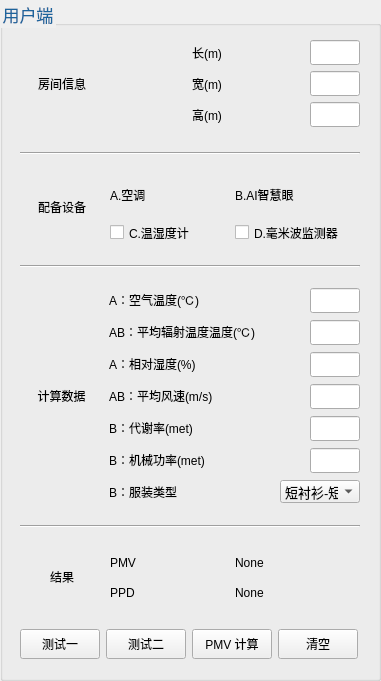
   <widget class="QGroupBox" name="group_user">
    <property name="geometry">
     <rect>
      <x>20</x>
      <y>20</y>
      <width>381</width>
      <height>681</height>
     </rect>
    </property>
    <property name="styleSheet">
     <string notr="true">.QGroupBox{
    font-size:17px;
	color: #1d649c;
}</string>
    </property>
    <property name="title">
     <string>用户端</string>
    </property>
    <widget class="QWidget" name="layoutWidget">
     <property name="geometry">
      <rect>
       <x>20</x>
       <y>40</y>
       <width>340</width>
       <height>619</height>
      </rect>
     </property>
     <layout class="QVBoxLayout" name="verticalLayout_9" stretch="2,0,1,0,4,0,1,1">
      <item>
       <layout class="QHBoxLayout" name="horizontalLayout_13" stretch="1,3">
        <item>
         <widget class="QLabel" name="label_room">
          <property name="text">
           <string>房间信息</string>
          </property>
          <property name="alignment">
           <set>Qt::AlignCenter</set>
          </property>
         </widget>
        </item>
        <item>
         <layout class="QVBoxLayout" name="verticalLayout_4">
          <item>
           <layout class="QHBoxLayout" name="horizontalLayout_10">
            <item>
             <widget class="QLabel" name="label_roomL">
              <property name="sizePolicy">
               <sizepolicy hsizetype="Preferred" vsizetype="Preferred">
                <horstretch>1</horstretch>
                <verstretch>0</verstretch>
               </sizepolicy>
              </property>
              <property name="minimumSize">
               <size>
                <width>0</width>
                <height>25</height>
               </size>
              </property>
              <property name="text">
               <string>长(m)</string>
              </property>
              <property name="alignment">
               <set>Qt::AlignCenter</set>
              </property>
             </widget>
            </item>
            <item>
             <widget class="QLineEdit" name="line_roomL">
              <property name="sizePolicy">
               <sizepolicy hsizetype="Fixed" vsizetype="Fixed">
                <horstretch>1</horstretch>
                <verstretch>0</verstretch>
               </sizepolicy>
              </property>
              <property name="minimumSize">
               <size>
                <width>0</width>
                <height>25</height>
               </size>
              </property>
              <property name="maximumSize">
               <size>
                <width>50</width>
                <height>16777215</height>
               </size>
              </property>
              <property name="layoutDirection">
               <enum>Qt::RightToLeft</enum>
              </property>
             </widget>
            </item>
           </layout>
          </item>
          <item>
           <layout class="QHBoxLayout" name="horizontalLayout_11">
            <item>
             <widget class="QLabel" name="label_roomW">
              <property name="sizePolicy">
               <sizepolicy hsizetype="Preferred" vsizetype="Preferred">
                <horstretch>1</horstretch>
                <verstretch>0</verstretch>
               </sizepolicy>
              </property>
              <property name="minimumSize">
               <size>
                <width>0</width>
                <height>25</height>
               </size>
              </property>
              <property name="text">
               <string>宽(m)</string>
              </property>
              <property name="alignment">
               <set>Qt::AlignCenter</set>
              </property>
             </widget>
            </item>
            <item>
             <widget class="QLineEdit" name="line_roomW">
              <property name="sizePolicy">
               <sizepolicy hsizetype="Fixed" vsizetype="Fixed">
                <horstretch>1</horstretch>
                <verstretch>0</verstretch>
               </sizepolicy>
              </property>
              <property name="minimumSize">
               <size>
                <width>0</width>
                <height>25</height>
               </size>
              </property>
              <property name="maximumSize">
               <size>
                <width>50</width>
                <height>16777215</height>
               </size>
              </property>
              <property name="layoutDirection">
               <enum>Qt::RightToLeft</enum>
              </property>
             </widget>
            </item>
           </layout>
          </item>
          <item>
           <layout class="QHBoxLayout" name="horizontalLayout_12">
            <item>
             <widget class="QLabel" name="label_roomH">
              <property name="sizePolicy">
               <sizepolicy hsizetype="Preferred" vsizetype="Preferred">
                <horstretch>1</horstretch>
                <verstretch>0</verstretch>
               </sizepolicy>
              </property>
              <property name="minimumSize">
               <size>
                <width>0</width>
                <height>25</height>
               </size>
              </property>
              <property name="text">
               <string>高(m)</string>
              </property>
              <property name="alignment">
               <set>Qt::AlignCenter</set>
              </property>
             </widget>
            </item>
            <item>
             <widget class="QLineEdit" name="line_roomH">
              <property name="sizePolicy">
               <sizepolicy hsizetype="Fixed" vsizetype="Fixed">
                <horstretch>1</horstretch>
                <verstretch>0</verstretch>
               </sizepolicy>
              </property>
              <property name="minimumSize">
               <size>
                <width>0</width>
                <height>25</height>
               </size>
              </property>
              <property name="maximumSize">
               <size>
                <width>50</width>
                <height>16777215</height>
               </size>
              </property>
              <property name="layoutDirection">
               <enum>Qt::RightToLeft</enum>
              </property>
             </widget>
            </item>
           </layout>
          </item>
         </layout>
        </item>
       </layout>
      </item>
      <item>
       <widget class="Line" name="line">
        <property name="minimumSize">
         <size>
          <width>0</width>
          <height>30</height>
         </size>
        </property>
        <property name="maximumSize">
         <size>
          <width>16777215</width>
          <height>20</height>
         </size>
        </property>
        <property name="orientation">
         <enum>Qt::Horizontal</enum>
        </property>
       </widget>
      </item>
      <item>
       <layout class="QHBoxLayout" name="horizontalLayout_16" stretch="1,3">
        <property name="spacing">
         <number>6</number>
        </property>
        <property name="sizeConstraint">
         <enum>QLayout::SetDefaultConstraint</enum>
        </property>
        <property name="leftMargin">
         <number>0</number>
        </property>
        <property name="topMargin">
         <number>0</number>
        </property>
        <property name="rightMargin">
         <number>0</number>
        </property>
        <property name="bottomMargin">
         <number>0</number>
        </property>
        <item>
         <widget class="QLabel" name="label_device">
          <property name="sizePolicy">
           <sizepolicy hsizetype="Preferred" vsizetype="Fixed">
            <horstretch>0</horstretch>
            <verstretch>0</verstretch>
           </sizepolicy>
          </property>
          <property name="maximumSize">
           <size>
            <width>16777215</width>
            <height>60</height>
           </size>
          </property>
          <property name="text">
           <string>配备设备</string>
          </property>
          <property name="alignment">
           <set>Qt::AlignCenter</set>
          </property>
         </widget>
        </item>
        <item>
         <layout class="QVBoxLayout" name="verticalLayout_5">
          <property name="spacing">
           <number>0</number>
          </property>
          <item>
           <layout class="QHBoxLayout" name="horizontalLayout_14">
            <item>
             <widget class="QLabel" name="label_ac">
              <property name="minimumSize">
               <size>
                <width>0</width>
                <height>25</height>
               </size>
              </property>
              <property name="text">
               <string>A.空调</string>
              </property>
             </widget>
            </item>
            <item>
             <widget class="QLabel" name="label_aieye">
              <property name="minimumSize">
               <size>
                <width>0</width>
                <height>25</height>
               </size>
              </property>
              <property name="text">
               <string>B.AI智慧眼</string>
              </property>
             </widget>
            </item>
           </layout>
          </item>
          <item>
           <layout class="QHBoxLayout" name="horizontalLayout_15">
            <item>
             <widget class="QCheckBox" name="checkBox_tem">
              <property name="minimumSize">
               <size>
                <width>0</width>
                <height>25</height>
               </size>
              </property>
              <property name="text">
               <string>C.温湿度计</string>
              </property>
              <attribute name="buttonGroup">
               <string notr="true">deviceButton</string>
              </attribute>
             </widget>
            </item>
            <item>
             <widget class="QCheckBox" name="checkBox_wave">
              <property name="minimumSize">
               <size>
                <width>0</width>
                <height>25</height>
               </size>
              </property>
              <property name="text">
               <string>D.毫米波监测器</string>
              </property>
              <attribute name="buttonGroup">
               <string notr="true">deviceButton</string>
              </attribute>
             </widget>
            </item>
           </layout>
          </item>
         </layout>
        </item>
       </layout>
      </item>
      <item>
       <widget class="Line" name="line_2">
        <property name="minimumSize">
         <size>
          <width>0</width>
          <height>30</height>
         </size>
        </property>
        <property name="maximumSize">
         <size>
          <width>16777215</width>
          <height>30</height>
         </size>
        </property>
        <property name="orientation">
         <enum>Qt::Horizontal</enum>
        </property>
       </widget>
      </item>
      <item>
       <layout class="QHBoxLayout" name="horizontalLayout_17" stretch="1,2,1">
        <item>
         <widget class="QLabel" name="label_calc">
          <property name="sizePolicy">
           <sizepolicy hsizetype="Preferred" vsizetype="Preferred">
            <horstretch>0</horstretch>
            <verstretch>0</verstretch>
           </sizepolicy>
          </property>
          <property name="text">
           <string>计算数据</string>
          </property>
          <property name="alignment">
           <set>Qt::AlignCenter</set>
          </property>
         </widget>
        </item>
        <item>
         <layout class="QVBoxLayout" name="verticalLayout_6">
          <item>
           <widget class="QLabel" name="label_ta">
            <property name="sizePolicy">
             <sizepolicy hsizetype="Minimum" vsizetype="Preferred">
              <horstretch>0</horstretch>
              <verstretch>0</verstretch>
             </sizepolicy>
            </property>
            <property name="minimumSize">
             <size>
              <width>0</width>
              <height>26</height>
             </size>
            </property>
            <property name="text">
             <string>A：空气温度(℃)</string>
            </property>
           </widget>
          </item>
          <item>
           <widget class="QLabel" name="label_tr">
            <property name="sizePolicy">
             <sizepolicy hsizetype="Minimum" vsizetype="Preferred">
              <horstretch>0</horstretch>
              <verstretch>0</verstretch>
             </sizepolicy>
            </property>
            <property name="minimumSize">
             <size>
              <width>0</width>
              <height>26</height>
             </size>
            </property>
            <property name="text">
             <string>AB：平均辐射温度温度(℃)</string>
            </property>
           </widget>
          </item>
          <item>
           <widget class="QLabel" name="label_hum">
            <property name="sizePolicy">
             <sizepolicy hsizetype="Minimum" vsizetype="Preferred">
              <horstretch>0</horstretch>
              <verstretch>0</verstretch>
             </sizepolicy>
            </property>
            <property name="minimumSize">
             <size>
              <width>0</width>
              <height>26</height>
             </size>
            </property>
            <property name="text">
             <string>A：相对湿度(%)</string>
            </property>
           </widget>
          </item>
          <item>
           <widget class="QLabel" name="label_va">
            <property name="sizePolicy">
             <sizepolicy hsizetype="Minimum" vsizetype="Preferred">
              <horstretch>0</horstretch>
              <verstretch>0</verstretch>
             </sizepolicy>
            </property>
            <property name="minimumSize">
             <size>
              <width>0</width>
              <height>26</height>
             </size>
            </property>
            <property name="text">
             <string>AB：平均风速(m/s)</string>
            </property>
           </widget>
          </item>
          <item>
           <widget class="QLabel" name="label_met">
            <property name="sizePolicy">
             <sizepolicy hsizetype="Minimum" vsizetype="Preferred">
              <horstretch>0</horstretch>
              <verstretch>0</verstretch>
             </sizepolicy>
            </property>
            <property name="minimumSize">
             <size>
              <width>0</width>
              <height>26</height>
             </size>
            </property>
            <property name="text">
             <string>B：代谢率(met)</string>
            </property>
           </widget>
          </item>
          <item>
           <widget class="QLabel" name="label_work">
            <property name="sizePolicy">
             <sizepolicy hsizetype="Minimum" vsizetype="Preferred">
              <horstretch>0</horstretch>
              <verstretch>0</verstretch>
             </sizepolicy>
            </property>
            <property name="minimumSize">
             <size>
              <width>0</width>
              <height>26</height>
             </size>
            </property>
            <property name="text">
             <string>B：机械功率(met)</string>
            </property>
           </widget>
          </item>
          <item>
           <widget class="QLabel" name="label_clo">
            <property name="sizePolicy">
             <sizepolicy hsizetype="Minimum" vsizetype="Preferred">
              <horstretch>0</horstretch>
              <verstretch>0</verstretch>
             </sizepolicy>
            </property>
            <property name="minimumSize">
             <size>
              <width>0</width>
              <height>26</height>
             </size>
            </property>
            <property name="text">
             <string>B：服装类型</string>
            </property>
           </widget>
          </item>
         </layout>
        </item>
        <item>
         <layout class="QVBoxLayout" name="verticalLayout_7">
          <item>
           <widget class="QLineEdit" name="line_ta">
            <property name="enabled">
             <bool>true</bool>
            </property>
            <property name="sizePolicy">
             <sizepolicy hsizetype="Fixed" vsizetype="Fixed">
              <horstretch>0</horstretch>
              <verstretch>0</verstretch>
             </sizepolicy>
            </property>
            <property name="minimumSize">
             <size>
              <width>0</width>
              <height>25</height>
             </size>
            </property>
            <property name="maximumSize">
             <size>
              <width>50</width>
              <height>16777215</height>
             </size>
            </property>
            <property name="layoutDirection">
             <enum>Qt::RightToLeft</enum>
            </property>
           </widget>
          </item>
          <item>
           <widget class="QLineEdit" name="line_tr">
            <property name="sizePolicy">
             <sizepolicy hsizetype="Fixed" vsizetype="Fixed">
              <horstretch>0</horstretch>
              <verstretch>0</verstretch>
             </sizepolicy>
            </property>
            <property name="minimumSize">
             <size>
              <width>0</width>
              <height>25</height>
             </size>
            </property>
            <property name="maximumSize">
             <size>
              <width>50</width>
              <height>16777215</height>
             </size>
            </property>
            <property name="layoutDirection">
             <enum>Qt::RightToLeft</enum>
            </property>
           </widget>
          </item>
          <item>
           <widget class="QLineEdit" name="line_hum">
            <property name="sizePolicy">
             <sizepolicy hsizetype="Fixed" vsizetype="Fixed">
              <horstretch>0</horstretch>
              <verstretch>0</verstretch>
             </sizepolicy>
            </property>
            <property name="minimumSize">
             <size>
              <width>0</width>
              <height>25</height>
             </size>
            </property>
            <property name="maximumSize">
             <size>
              <width>50</width>
              <height>16777215</height>
             </size>
            </property>
            <property name="layoutDirection">
             <enum>Qt::RightToLeft</enum>
            </property>
           </widget>
          </item>
          <item>
           <widget class="QLineEdit" name="line_va">
            <property name="sizePolicy">
             <sizepolicy hsizetype="Fixed" vsizetype="Fixed">
              <horstretch>0</horstretch>
              <verstretch>0</verstretch>
             </sizepolicy>
            </property>
            <property name="minimumSize">
             <size>
              <width>0</width>
              <height>25</height>
             </size>
            </property>
            <property name="maximumSize">
             <size>
              <width>50</width>
              <height>16777215</height>
             </size>
            </property>
            <property name="layoutDirection">
             <enum>Qt::RightToLeft</enum>
            </property>
           </widget>
          </item>
          <item>
           <widget class="QLineEdit" name="line_met">
            <property name="sizePolicy">
             <sizepolicy hsizetype="Fixed" vsizetype="Fixed">
              <horstretch>0</horstretch>
              <verstretch>0</verstretch>
             </sizepolicy>
            </property>
            <property name="minimumSize">
             <size>
              <width>0</width>
              <height>25</height>
             </size>
            </property>
            <property name="maximumSize">
             <size>
              <width>50</width>
              <height>16777215</height>
             </size>
            </property>
            <property name="layoutDirection">
             <enum>Qt::RightToLeft</enum>
            </property>
           </widget>
          </item>
          <item>
           <widget class="QLineEdit" name="line_work">
            <property name="sizePolicy">
             <sizepolicy hsizetype="Fixed" vsizetype="Fixed">
              <horstretch>0</horstretch>
              <verstretch>0</verstretch>
             </sizepolicy>
            </property>
            <property name="minimumSize">
             <size>
              <width>0</width>
              <height>25</height>
             </size>
            </property>
            <property name="maximumSize">
             <size>
              <width>50</width>
              <height>16777215</height>
             </size>
            </property>
            <property name="layoutDirection">
             <enum>Qt::RightToLeft</enum>
            </property>
           </widget>
          </item>
          <item>
           <widget class="QComboBox" name="combo_clo">
            <property name="sizePolicy">
             <sizepolicy hsizetype="Fixed" vsizetype="Fixed">
              <horstretch>0</horstretch>
              <verstretch>0</verstretch>
             </sizepolicy>
            </property>
            <property name="maximumSize">
             <size>
              <width>80</width>
              <height>16777215</height>
             </size>
            </property>
            <property name="styleSheet">
             <string notr="true">.QComboBox{
    font-size:13px;
}</string>
            </property>
            <item>
             <property name="text">
              <string>短衬衫-短裤</string>
             </property>
            </item>
            <item>
             <property name="text">
              <string>衬衫夹克-裤</string>
             </property>
            </item>
            <item>
             <property name="text">
              <string>女长裙-长袜</string>
             </property>
            </item>
            <item>
             <property name="text">
              <string>长袖夹克-长裤</string>
             </property>
            </item>
           </widget>
          </item>
         </layout>
        </item>
       </layout>
      </item>
      <item>
       <widget class="Line" name="line_4">
        <property name="minimumSize">
         <size>
          <width>0</width>
          <height>30</height>
         </size>
        </property>
        <property name="maximumSize">
         <size>
          <width>16777215</width>
          <height>30</height>
         </size>
        </property>
        <property name="orientation">
         <enum>Qt::Horizontal</enum>
        </property>
       </widget>
      </item>
      <item>
       <layout class="QHBoxLayout" name="horizontalLayout_21" stretch="1,3">
        <property name="sizeConstraint">
         <enum>QLayout::SetDefaultConstraint</enum>
        </property>
        <property name="bottomMargin">
         <number>15</number>
        </property>
        <item>
         <widget class="QLabel" name="label_result">
          <property name="sizePolicy">
           <sizepolicy hsizetype="Preferred" vsizetype="Preferred">
            <horstretch>0</horstretch>
            <verstretch>0</verstretch>
           </sizepolicy>
          </property>
          <property name="maximumSize">
           <size>
            <width>16777215</width>
            <height>40</height>
           </size>
          </property>
          <property name="text">
           <string>结果</string>
          </property>
          <property name="alignment">
           <set>Qt::AlignCenter</set>
          </property>
         </widget>
        </item>
        <item>
         <layout class="QHBoxLayout" name="horizontalLayout_19" stretch="0,0">
          <property name="spacing">
           <number>0</number>
          </property>
          <item>
           <layout class="QVBoxLayout" name="verticalLayout_8">
            <item>
             <widget class="QLabel" name="label_resultPmv">
              <property name="sizePolicy">
               <sizepolicy hsizetype="Preferred" vsizetype="Preferred">
                <horstretch>1</horstretch>
                <verstretch>0</verstretch>
               </sizepolicy>
              </property>
              <property name="minimumSize">
               <size>
                <width>0</width>
                <height>25</height>
               </size>
              </property>
              <property name="text">
               <string>PMV</string>
              </property>
              <property name="alignment">
               <set>Qt::AlignLeading|Qt::AlignLeft|Qt::AlignVCenter</set>
              </property>
             </widget>
            </item>
            <item>
             <widget class="QLabel" name="label_resultPpd">
              <property name="sizePolicy">
               <sizepolicy hsizetype="Preferred" vsizetype="Preferred">
                <horstretch>1</horstretch>
                <verstretch>0</verstretch>
               </sizepolicy>
              </property>
              <property name="minimumSize">
               <size>
                <width>0</width>
                <height>25</height>
               </size>
              </property>
              <property name="text">
               <string>PPD</string>
              </property>
              <property name="alignment">
               <set>Qt::AlignLeading|Qt::AlignLeft|Qt::AlignVCenter</set>
              </property>
             </widget>
            </item>
           </layout>
          </item>
          <item>
           <layout class="QVBoxLayout" name="verticalLayout_10">
            <item>
             <widget class="QLabel" name="label_resultPmvVal">
              <property name="sizePolicy">
               <sizepolicy hsizetype="Preferred" vsizetype="Preferred">
                <horstretch>1</horstretch>
                <verstretch>0</verstretch>
               </sizepolicy>
              </property>
              <property name="minimumSize">
               <size>
                <width>0</width>
                <height>25</height>
               </size>
              </property>
              <property name="text">
               <string>None</string>
              </property>
              <property name="alignment">
               <set>Qt::AlignLeading|Qt::AlignLeft|Qt::AlignVCenter</set>
              </property>
             </widget>
            </item>
            <item>
             <widget class="QLabel" name="label_resultPpdVal">
              <property name="sizePolicy">
               <sizepolicy hsizetype="Preferred" vsizetype="Preferred">
                <horstretch>1</horstretch>
                <verstretch>0</verstretch>
               </sizepolicy>
              </property>
              <property name="minimumSize">
               <size>
                <width>0</width>
                <height>25</height>
               </size>
              </property>
              <property name="text">
               <string>None</string>
              </property>
              <property name="alignment">
               <set>Qt::AlignLeading|Qt::AlignLeft|Qt::AlignVCenter</set>
              </property>
             </widget>
            </item>
           </layout>
          </item>
         </layout>
        </item>
       </layout>
      </item>
      <item>
       <layout class="QHBoxLayout" name="horizontalLayout_22">
        <item>
         <widget class="QPushButton" name="button_test1">
          <property name="sizePolicy">
           <sizepolicy hsizetype="Fixed" vsizetype="Fixed">
            <horstretch>0</horstretch>
            <verstretch>0</verstretch>
           </sizepolicy>
          </property>
          <property name="minimumSize">
           <size>
            <width>0</width>
            <height>30</height>
           </size>
          </property>
          <property name="text">
           <string>测试一</string>
          </property>
         </widget>
        </item>
        <item>
         <widget class="QPushButton" name="button_test2">
          <property name="sizePolicy">
           <sizepolicy hsizetype="Fixed" vsizetype="Fixed">
            <horstretch>0</horstretch>
            <verstretch>0</verstretch>
           </sizepolicy>
          </property>
          <property name="minimumSize">
           <size>
            <width>0</width>
            <height>30</height>
           </size>
          </property>
          <property name="text">
           <string>测试二</string>
          </property>
         </widget>
        </item>
        <item>
         <widget class="QPushButton" name="button_pmv">
          <property name="sizePolicy">
           <sizepolicy hsizetype="Fixed" vsizetype="Fixed">
            <horstretch>0</horstretch>
            <verstretch>0</verstretch>
           </sizepolicy>
          </property>
          <property name="minimumSize">
           <size>
            <width>0</width>
            <height>30</height>
           </size>
          </property>
          <property name="text">
           <string>PMV 计算</string>
          </property>
         </widget>
        </item>
        <item>
         <widget class="QPushButton" name="button_clear">
          <property name="sizePolicy">
           <sizepolicy hsizetype="Fixed" vsizetype="Fixed">
            <horstretch>0</horstretch>
            <verstretch>0</verstretch>
           </sizepolicy>
          </property>
          <property name="minimumSize">
           <size>
            <width>0</width>
            <height>30</height>
           </size>
          </property>
          <property name="text">
           <string>清空</string>
          </property>
         </widget>
        </item>
       </layout>
      </item>
     </layout>
    </widget>
   </widget>
